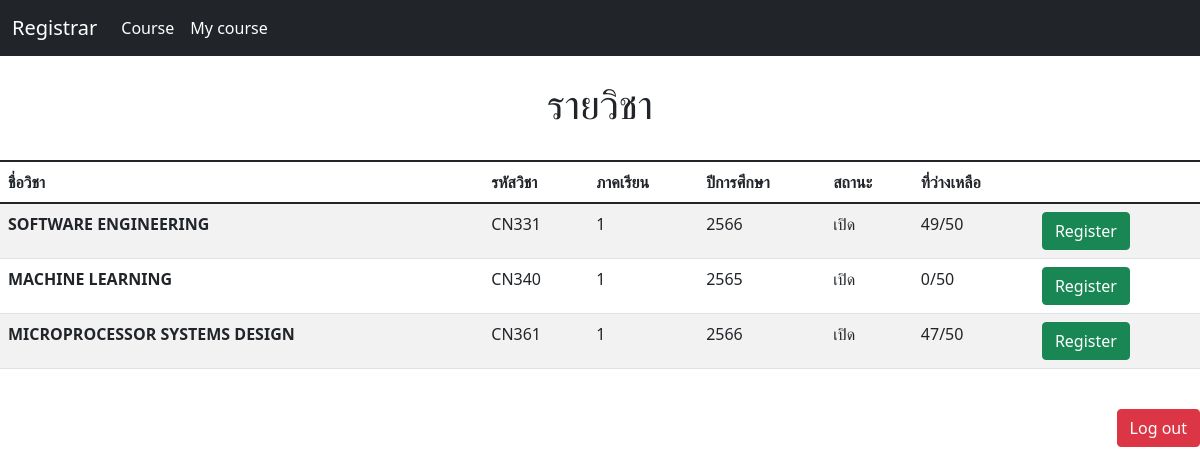
/quota/ (signed in), run on an earlier commit of the app's database.
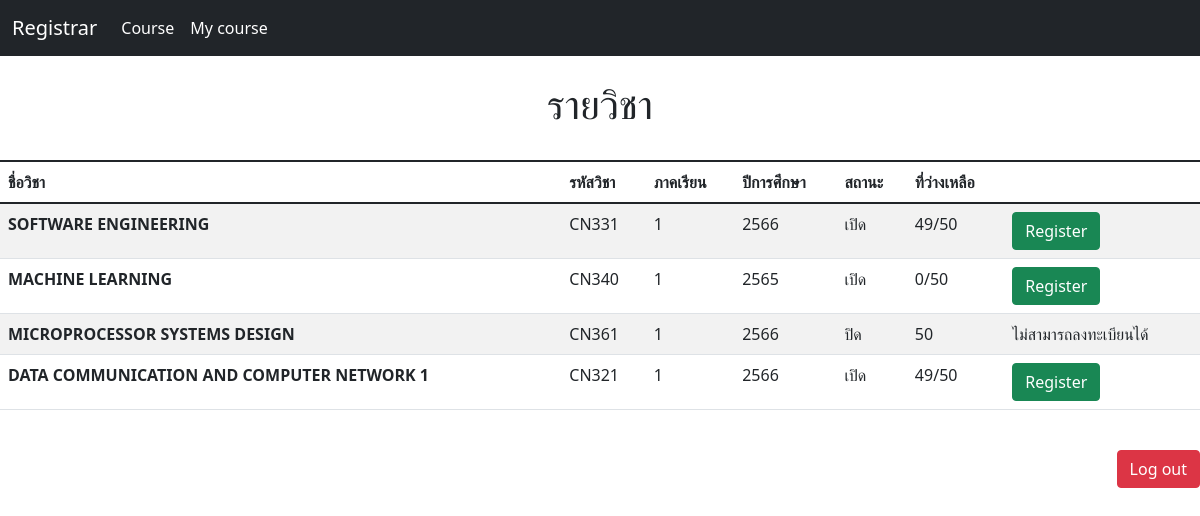
And on a later commit of the database.
### Register/models.py (models this page shows, shortened)
class Subject(models.Model):
    course = models.CharField(max_length=128)
    id_course = models.CharField(max_length=128)
    Semester = models.CharField(max_length=64)
    Year = models.IntegerField()
    quota = models.IntegerField(default=50)
    max_quota = models.PositiveIntegerField(default=50)
    is_open = models.BooleanField(default=True)
    students = models.ManyToManyField(Student, blank=True, related_name="Subject")

### Register/views.py (the view)
# urls.py: path('quota/', views.quota, name='quota'),
def quota(request):
    user = request.user
    student = get_object_or_404(Student, user=user)
    all_course = Subject.objects.all()
    return render(request, './Register/quota.html',{
        "all_course": Subject.objects.exclude(students = student),
        'message': "กดลงวิชาไม่ได้เนื่องจากเต็ม",
        })

### Register/Templates/Register/quota.html (shortened to what this page needs)
{% extends "Register/base.html" %}
{% block body %}
<br>
    <div class="center">
        <h1>รายวิชา</h1>
    </div>
<br>
<table class="table table-striped table-hover" method="post">
    <thead>
        <tr>
            <th scope="col">ชื่อวิชา</th>
            <th scope="col">รหัสวิชา</th>
            <th scope="col">ภาคเรียน</th>
            <th scope="col">ปีการศึกษา</th>
            <th scope="col">สถานะ</th>
            <th scope="col">ที่ว่างเหลือ</th>
            <th scope="col"></th>
        </tr>
    </thead>
    <tbody>
    {% for course in all_course %}
        <tr>
            <th scope="row">{{course.course}}</th>
            <td>{{course.id_course}}</td>
            <td>{{course.Semester}}</td>
            <td>{{course.Year}}</td>
            {% if course.is_open %}
                <td>เปิด</td>
                <td>{{course.quota}}/{{course.max_quota}}</td>
                <form method="post" action="{% url 'add_student' course.id %}">
                    <td>
                        <button type="submit" class="btn btn-success">Register</button>
                    </td>
                </form>
            {% else %}
                <td>ปิด</td>
                <td>{{course.max_quota}}</td>
                <div class="text">
                   <td>ไม่สามารถลงทะเบียนได้</td>
                </div>
            {% endif %}
        </tr>
    {% endfor %}
    </tbody>
</table>
{% endblock %}

### Register/Templates/Register/base.html (shortened to what this page needs)
<!DOCTYPE html>
<html lang="en">
<head>
    <link href="https://cdn.jsdelivr.net/npm/bootstrap@5.1.3/dist/css/bootstrap.min.css" rel="stylesheet">
</head>
<body>
    <nav class="navbar navbar-expand-lg navbar-dark bg-dark">
        <div class="container-fluid">
          <a class="navbar-brand" href="/registrar">Registrar</a>
          <div class="collapse navbar-collapse" id="navbarSupportedContent">
            <div class="navbar-nav me-auto">
                <a class="nav-link active" href="/quota">Course</a>
                <a class="nav-link active" href="/listquota">My course</a>
            </div>
          </div>
        </div>
      </nav>
    {% block body %}
    {% endblock %}
<br>
  <footer>
    <div class="d-grid gap-2 d-md-flex justify-content-md-end">
      <a class="btn btn-danger ml-md-10" href="{% url 'logout' %}" role="button">Log out</a>
    </div>
  </footer>
</body>
</html>

### Register/Templates/Register/base.html (style rules this page uses)
.center { text-align: center; }
body { background-image: url("https://w0.peakpx.com/wallpaper/339/896/HD-wallpaper-library-concepts-stack-of-books-education-background-books-background-with-books-books-on-the-table.jpg"); background-size: cover; background-position: center; background-repeat: no-repeat; background-attachment: fixed; }
.text { color: red; }

What changed in the data, as far as the page shows it:
changed Subject "MICROPROCESSOR SYSTEMS DESIGN": quota "47" → (not shown); is_open "เปิด / Register" → "ปิด ไม่สามารถลงทะเบียนได้"
added Subject: course "DATA COMMUNICATION AND COMPUTER NETWORK 1", id_course "CN321", Semester "1", Year "2566", quota "49", max_quota "50"
